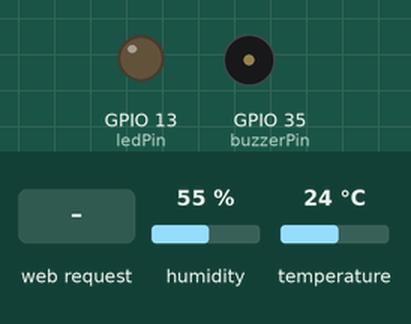
A sketch run on a simulated ESP32. Shown: output pins drawn as LEDs (lit = HIGH), buzzer (waves = sounding, pin HIGH). Inputs (shaded band) come from the test bench; at power-on: humidity 55 %, temperature 24 °C. WiFi joins after 1.5 s; servers stay silent unless stated; what the sketch prints to the serial monitor is not drawn.

Above: at 2.7 s.
2.8 s: HTTP request GET /led/on received
At 3.5 s:
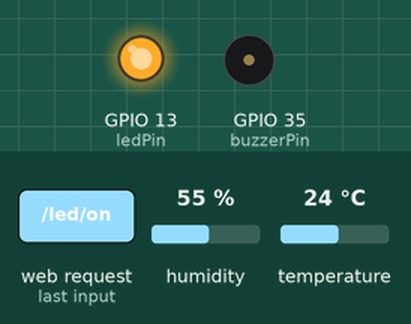
4.3 s: HTTP request GET /buzzer/on received
At 5.0 s:
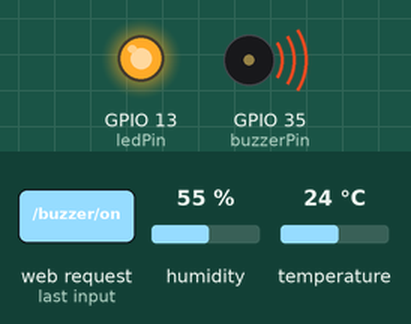
5.8 s: HTTP request GET /led/off received
At 7.0 s:
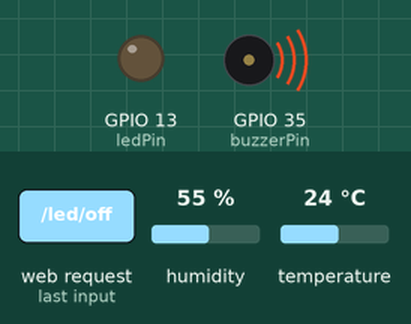
7.3 s: HTTP request GET /buzzer/off received
At 8.4 s:
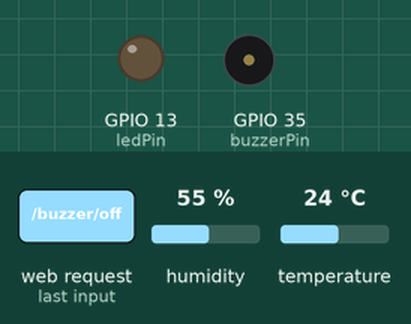
Timing chart, 0 to 9.8 s (numbered marks = the images above; inputs shaded):
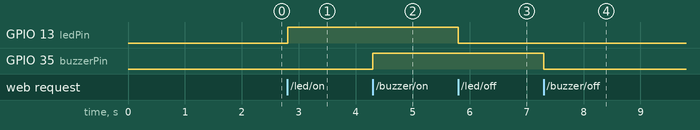

Measured:
- after the input at 2.8 s, GPIO 13 (ledPin): LOW → HIGH at once
- after the input at 4.3 s, GPIO 35 (buzzerPin): LOW → HIGH at once
- after the input at 5.8 s, GPIO 13 (ledPin): HIGH → LOW at once
- after the input at 7.3 s, GPIO 35 (buzzerPin): HIGH → LOW at once

The sketch:

webserver_specifications.ino
```cpp
#include <WiFi.h>
#include <DHT.h>

const char* ssid = "SAHANA";
const char* password = "12345678";

WiFiServer server(80);

const int ledPin = 13;
const int buzzerPin = 35;
#define DHTPIN 10
#define DHTTYPE DHT11

DHT dht(DHTPIN, DHTTYPE);

void setup() {
  Serial.begin(115200);

  pinMode(ledPin, OUTPUT);
  pinMode(buzzerPin, OUTPUT);
  dht.begin();

  WiFi.begin(ssid, password);
  Serial.print("Connecting to WiFi");

  while (WiFi.status() != WL_CONNECTED) {
    delay(500);
    Serial.print(".");
  }

  Serial.println("\nWiFi connected!");
  Serial.print("IP address: ");
  Serial.println(WiFi.localIP());

  server.begin();
}

void loop() {
  WiFiClient client = server.available();

  if (client) {
    Serial.println("New Client.");
    String request = "";

    while (client.connected()) {
      if (client.available()) {
        char c = client.read();
        request += c;
        if (c == '\n') break;
      }
    }

    if (request.indexOf("/led/on") != -1) {
      digitalWrite(ledPin, HIGH);
    }
    if (request.indexOf("/led/off") != -1) {
      digitalWrite(ledPin, LOW);
    }
    if (request.indexOf("/buzzer/on") != -1) {
      digitalWrite(buzzerPin, HIGH);
    }
    if (request.indexOf("/buzzer/off") != -1) {
      digitalWrite(buzzerPin, LOW);
    }

    float temp = dht.readTemperature();
    float hum = dht.readHumidity();

    client.println("HTTP/1.1 200 OK");
    client.println("Content-type:text/html");
    client.println();
    client.println("<html><body><h1>ESP32 Control Panel</h1>");

    client.println("<h2>Temperature: " + String(temp) + " °C</h2>");
    client.println("<h2>Humidity: " + String(hum) + " %</h2>");

    client.println("<h2>LED Control</h2>");
    client.println("<a href=\"/led/on\"><button>LED ON</button></a>");
    client.println("<a href=\"/led/off\"><button>LED OFF</button></a>");

    client.println("<h2>Buzzer Control</h2>");
    client.println("<a href=\"/buzzer/on\"><button>Buzzer ON</button></a>");
    client.println("<a href=\"/buzzer/off\"><button>Buzzer OFF</button></a>");

    client.println("</body></html>");

    client.stop();
    Serial.println("Client Disconnected.");
  }
}
```
